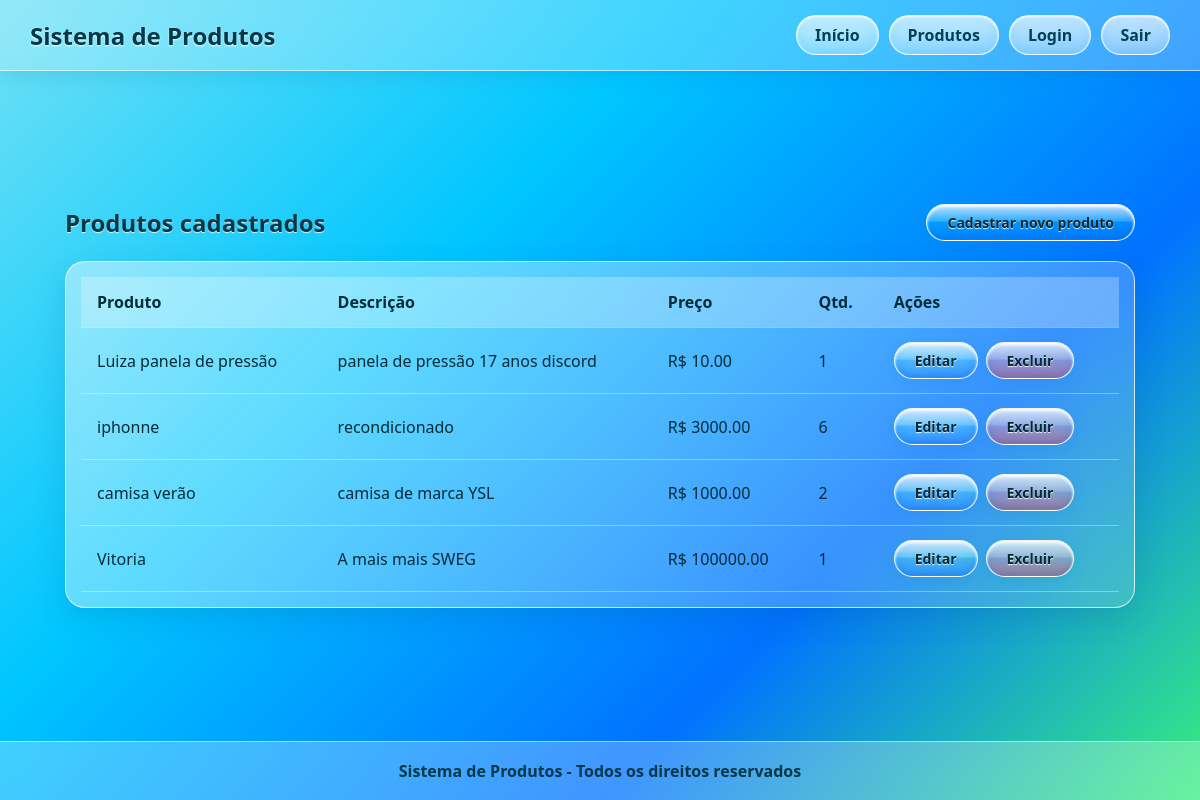
Page /produtos/listar.php (signed in) on the committed database.
### tables this page shows
CREATE TABLE `produtos` (
  `id` int(11) NOT NULL,
  `nome` varchar(100) NOT NULL,
  `descricao` varchar(255) NOT NULL,
  `preco` decimal(10,2) NOT NULL,
  `quantidade` int(11) NOT NULL
);

### produtos/listar.php (the view, shortened to what this page needs)
<?php
require __DIR__ . '/../conexao.php';
$sql = "SELECT * FROM produtos";
$resultado = mysqli_query($conexao, $sql);
?>
<?php require __DIR__ . '/../cabecalho.php'; ?>
<main class="main-content">
    <div class="page-header">
        <h2>Produtos cadastrados</h2>
        <a class="glass-button" href="cadastrar.php">
            Cadastrar novo produto
        </a>
    </div>
    <div class="glass-table-container">
        <table class="glass-table">
            <tr>
                <th>Produto</th>
                <th>Descrição</th>
                <th>Preço</th>
                <th>Qtd.</th>
                <th>Ações</th>
            </tr>
            <?php while ($produto = mysqli_fetch_assoc($resultado)) { ?>
                <tr>
                    <td><?php echo $produto['nome']; ?></td>
                    <td><?php echo $produto['descricao']; ?></td>
                    <td>R$ <?php echo $produto['preco']; ?></td>
                    <td><?php echo $produto['quantidade']; ?></td>
                    <td class="actions">
                        <a class="edit-button" href="atualizar.php?id=<?php echo $produto['id']; ?>">
                            Editar
                        </a>
                        <a class="delete-button" href="excluir.php?id=<?php echo $produto['id']; ?>">
                            Excluir
                        </a>
                    </td>
                </tr>
            <?php } ?>
        </table>
    </div>
</main>
<?php require __DIR__ . '/../rodape.php'; ?>

### cabecalho.php (shortened to what this page needs)
<?php
$base_url = '/projeto_php/';
?>
<!DOCTYPE html>
<html lang="pt-br">
<head>
    <link rel="stylesheet" href="<?php echo $base_url; ?>css/style.css">
</head>
<body class="glass-body">
    <header class="glass-header">
        <h1 class="site-title">Sistema de Produtos</h1>
        <nav class="glass-nav">
            <a href="<?php echo $base_url; ?>index.php">Início</a>
            <a href="<?php echo $base_url; ?>produtos/listar.php">Produtos</a>
            <a href="<?php echo $base_url; ?>login.php">Login</a>
            <a href="<?php echo $base_url; ?>logout.php">Sair</a>
        </nav>
    </header>

### rodape.php
<footer class="glass-footer">
    <p>Sistema de Produtos - Todos os direitos reservados</p>
</footer>
</body>
</html>

### css/style.css (style rules this page uses)
* { margin: 0; padding: 0; box-sizing: border-box; font-family: 'Segoe UI', Tahoma, Geneva, Verdana, sans-serif; }
body.glass-body { background: linear-gradient(135deg, #70e1f5 0%, #00c6ff 35%, #0072ff 70%, #38ef7d 100%); background-attachment: fixed; min-height: 100vh; color: #032b38; display: flex; flex-direction: column; overflow-x: hidden; }
body.glass-body::before { content: ""; position: fixed; top: 0; left: 0; width: 100vw; height: 100vh; pointer-events: none; z-index: -1; background-image: url('https://pngimg.com/uploads/fish/fish_PNG25126.png'), url('https://pngimg.com/uploads/fish/fish_PNG25142.png'), url('https://pngimg.com/uploads/fish/fish_PNG25114.png'), url('https://pngimg.com/uploads/fish/fish_PNG25120.png'), url('https://pngimg.com/uploads/fish/fish_PNG25134.png'); background-size: 90px auto, 75px auto, 80px auto, 60px auto, 110px auto; background-repeat: no-repeat; animation: nadarMundoAquatico 22s linear infinite; }
.glass-header { background: rgba(255, 255, 255, 0.25); backdrop-filter: blur(14px); -webkit-backdrop-filter: blur(14px); border-bottom: 1px solid rgba(255, 255, 255, 0.6); box-shadow: 0 4px 20px rgba(0, 100, 150, 0.15); padding: 15px 30px; display: flex; flex-wrap: wrap; justify-content: space-between; align-items: center; gap: 15px; }
.site-title { color: #023847; font-size: 1.5rem; font-weight: 700; text-shadow: 0 1px 2px rgba(255, 255, 255, 0.9); }
.glass-nav { display: flex; flex-wrap: wrap; gap: 10px; align-items: center; }
.glass-nav a { color: #024153; text-decoration: none; font-weight: 600; padding: 8px 18px; border-radius: 20px; background: linear-gradient(180deg, rgba(255, 255, 255, 0.6) 0%, rgba(255, 255, 255, 0.2) 100%); border: 1px solid rgba(255, 255, 255, 0.8); backdrop-filter: blur(10px); box-shadow: inset 0 1px 2px rgba(255, 255, 255, 0.9); transition: all 0.3s ease; }
.login-container, .home-container, .main-content { flex: 1; width: 100%; max-width: 1100px; margin: 0 auto; display: flex; flex-direction: column; align-items: center; justify-content: center; padding: 30px 15px; }
.glass-button, .edit-button, .delete-button, a.glass-button, a.edit-button, a.delete-button, button.glass-button { display: inline-block !important; padding: 8px 20px !important; background: linear-gradient( 180deg, rgba(255, 255, 255, 0.75) 0%, rgba(137, 247, 254, 0.35) 45%, rgba(0, 198, 255, 0.25) 50%, rgba(0, 114, 255, 0.45) 100% ) !important; backdrop-filter: blur(12px) !important; -webkit-backdrop-filter: blur(12px) !important; color: #002b36 !important; font-weight: 700 !important; font-size: 14px !important; border: 1px solid rgba(255, 255, 255, 0.9) !important; border-radius: 30px !important; cursor: pointer !important; text-decoration: none !important; text-shadow: 0 1px 1px rgba(255, 255, 255, 0.9) !important; box-shadow: 0 4px 15px rgba(0, 140, 200, 0.2), inset 0 2px 3px rgba(255, 255, 255, 0.95), inset 0 -2px 5px rgba(0, 100, 180, 0.2) !important; transition: all 0.25s ease-in-out !important; text-align: center !important; }
.delete-button, a.delete-button { background: linear-gradient( 180deg, rgba(255, 255, 255, 0.75) 0%, rgba(255, 182, 193, 0.35) 45%, rgba(255, 99, 132, 0.25) 50%, rgba(220, 53, 69, 0.45) 100% ) !important; }
.page-header { width: 100%; display: flex; flex-wrap: wrap; justify-content: space-between; align-items: center; gap: 15px; margin-bottom: 20px; }
.page-header h2 { color: #023847; text-shadow: 0 1px 1px rgba(255, 255, 255, 0.8); }
.glass-table-container { width: 100%; background: linear-gradient(135deg, rgba(255, 255, 255, 0.45), rgba(255, 255, 255, 0.15)); backdrop-filter: blur(18px); -webkit-backdrop-filter: blur(18px); border: 1px solid rgba(255, 255, 255, 0.7); border-radius: 20px; padding: 15px; box-shadow: 0 10px 30px rgba(0, 70, 110, 0.15); overflow-x: auto; }
.glass-table { width: 100%; border-collapse: collapse; min-width: 550px; }
.glass-table th, .glass-table td { padding: 14px 16px; text-align: left; border-bottom: 1px solid rgba(255, 255, 255, 0.35); }
.glass-table th { background: rgba(255, 255, 255, 0.25); color: #012d38; font-weight: 700; }
.actions { display: flex; gap: 8px; align-items: center; }
.glass-footer { background: rgba(255, 255, 255, 0.25); backdrop-filter: blur(12px); -webkit-backdrop-filter: blur(12px); border-top: 1px solid rgba(255, 255, 255, 0.5); text-align: center; padding: 18px; color: #023847; font-weight: 600; margin-top: auto; }

### rows in the picture
produtos: nome "Luiza panela de pressão", descricao "panela de pressão 17 anos discord", preco "10.00", quantidade "1"
produtos: nome "iphonne", descricao "recondicionado", preco "3000.00", quantidade "6"
produtos: nome "camisa verão", descricao "camisa de marca YSL", preco "1000.00", quantidade "2"
produtos: nome "Vitoria", descricao "A mais mais SWEG", preco "100000.00", quantidade "1"
